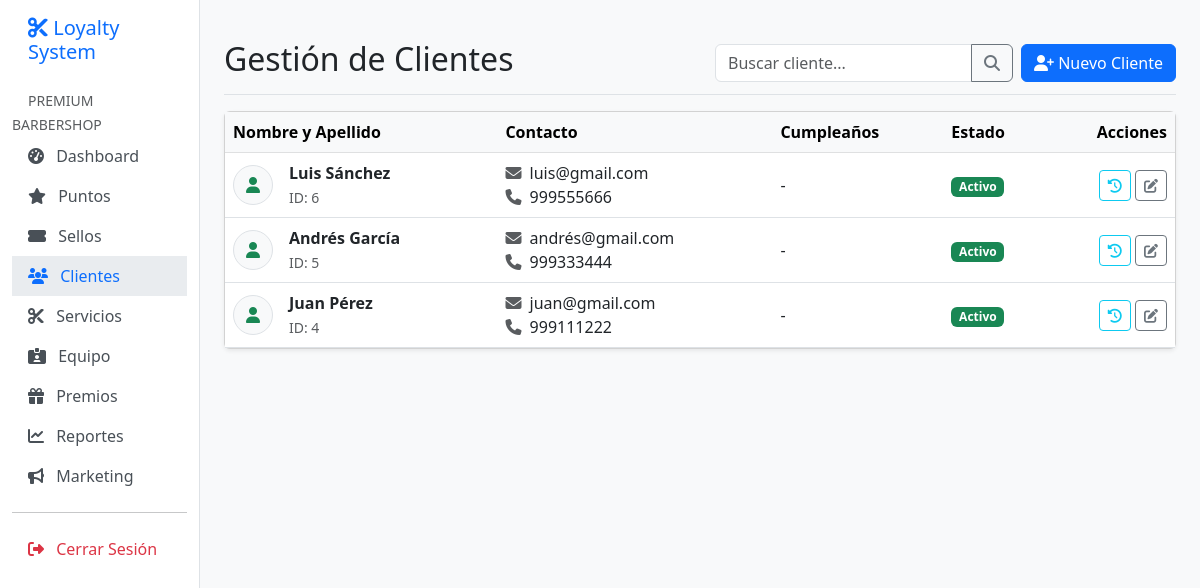
Screenshot of /app/customers/ (signed in) with the database file from the repository.
### apps/core/models.py (models this page shows, shortened)
class Organization(models.Model):
    name = models.CharField(max_length=255, verbose_name="Nombre del Negocio")
    slug = models.SlugField(max_length=255, unique=True, verbose_name="Slug URL")
    owner = models.ForeignKey(
        settings.AUTH_USER_MODEL,
        on_delete=models.PROTECT,
        related_name='owned_organizations',
        verbose_name="Dueño"
    )
    logo = models.ImageField(upload_to='logos/', null=True, blank=True, verbose_name="Logo")
    primary_color = models.CharField(max_length=7, default='#3B82F6', verbose_name="Color Primario")
    timezone = models.CharField(max_length=50, default='America/Lima', verbose_name="Zona Horaria")
    currency = models.CharField(max_length=3, default='PEN', verbose_name="Moneda")
    is_active = models.BooleanField(default=True, verbose_name="Activo")
    created_at = models.DateTimeField(auto_now_add=True, verbose_name="Creado el")
    updated_at = models.DateTimeField(auto_now=True, verbose_name="Actualizado el")
    class Meta:
        verbose_name = "Organización"
        verbose_name_plural = "Organizaciones"

### apps/users/models.py (models this page shows, shortened)
class User(AbstractUser):
    email = models.EmailField(unique=True, verbose_name="Correo Electrónico")
    is_owner = models.BooleanField(default=False, verbose_name="Es Dueño")
    is_staff_member = models.BooleanField(default=False, verbose_name="Es Trabajador")
    is_customer = models.BooleanField(default=False, verbose_name="Es Cliente")
    organization = models.ForeignKey(
        'core.Organization',
        on_delete=models.CASCADE,
        null=True,
        blank=True,
        related_name='users',
        verbose_name="Organización"
    )
    phone = models.CharField(max_length=20, blank=True, null=True, verbose_name="Teléfono")
    avatar = models.ImageField(upload_to='avatars/', blank=True, null=True, verbose_name="Avatar")
    USERNAME_FIELD = 'email'
    REQUIRED_FIELDS = ['username']
    class Meta:
        verbose_name = "Usuario"
        verbose_name_plural = "Usuarios"

### apps/customers/models.py (models this page shows, shortened)
class Customer(TenantAwareModel):
    first_name = models.CharField(max_length=150, verbose_name="Nombres")
    last_name = models.CharField(max_length=150, verbose_name="Apellidos")
    email = models.EmailField(blank=True, null=True, verbose_name="Correo Electrónico")
    phone = models.CharField(max_length=20, blank=True, null=True, verbose_name="Teléfono / WhatsApp")
    birth_day = models.PositiveSmallIntegerField(blank=True, null=True, verbose_name="Día de Nacimiento")
    birth_month = models.PositiveSmallIntegerField(blank=True, null=True, verbose_name="Mes de Nacimiento")
    birth_year = models.PositiveIntegerField(blank=True, null=True, verbose_name="Año de Nacimiento")
    notes = models.TextField(blank=True, verbose_name="Notas Internas")
    is_active = models.BooleanField(default=True, verbose_name="Activo")
    created_at = models.DateTimeField(auto_now_add=True)
    updated_at = models.DateTimeField(auto_now=True)
    class Meta:
        verbose_name = "Cliente"
        verbose_name_plural = "Clientes"
        ordering = ['-created_at']
    @property
    def full_name(self):
        return f"{self.first_name} {self.last_name}"
    @property
    def birthday_display(self):
        if not self.birth_day or not self.birth_month:
            return "-"

### apps/customers/views.py (the view)
# urls.py: path('', views.customer_list, name='customer_list'),
@login_required
def customer_list(request):
    if not hasattr(request, 'tenant') or not request.tenant:
         return redirect('users:login')
    customers = Customer.objects.filter(organization=request.tenant)
    context = {
        'customers': customers,
        'title': 'Gestión de Clientes'
    }
    return render(request, 'customers/customer_list.html', context)

### apps/core/models.py (called while the page is built)
def set_current_tenant(tenant):
    _thread_locals.tenant = tenant

### apps/customers/templates/customers/customer_list.html (shortened to what this page needs)
{% extends 'base.html' %}
{% block content %}
<div class="d-flex justify-content-between flex-wrap flex-md-nowrap align-items-center pt-3 pb-2 mb-3 border-bottom">
    <h1 class="h2">{{ title }}</h1>
    <div class="btn-toolbar mb-2 mb-md-0">
        <div class="input-group me-2">
            <input type="text" class="form-control" placeholder="Buscar cliente..." aria-label="Buscar">
            <button class="btn btn-outline-secondary" type="button"><i class="fas fa-search"></i></button>
        </div>
        <a href="{% url 'customers:customer_create' %}" class="btn btn-primary">
            <i class="fas fa-user-plus"></i> Nuevo Cliente
        </a>
    </div>
</div>
<div class="card shadow-sm">
    <div class="table-responsive">
        <table class="table table-hover align-middle mb-0">
            <thead class="table-light">
                <tr>
                    <th>Nombre y Apellido</th>
                    <th>Contacto</th>
                    <th>Cumpleaños</th>
                    <th>Estado</th>
                    <th class="text-end">Acciones</th>
                </tr>
            </thead>
            <tbody>
                {% for customer in customers %}
                <tr>
                    <td>
                        <div class="d-flex align-items-center">
                            <div class="rounded-circle bg-light text-success d-flex justify-content-center align-items-center me-3 border" style="width: 40px; height: 40px;">
                                <i class="fas fa-user"></i>
                            </div>
                            <div>
                                <div class="fw-bold">{{ customer.full_name }}</div>
                                <small class="text-muted">ID: {{ customer.id }}</small>
                            </div>
                        </div>
                    </td>
                    <td>
                        <div><i class="fas fa-envelope text-muted me-1"></i> {{ customer.email|default:"-" }}</div>
                        <div><i class="fas fa-phone text-muted me-1"></i> {{ customer.phone|default:"-" }}</div>
                    </td>
                    <td>{{ customer.birthday_display }}</td>
                    <td>
                        {% if customer.is_active %}
                        <span class="badge bg-success">Activo</span>
                        {% else %}
                        <span class="badge bg-secondary">Inactivo</span>
                        {% endif %}
                    </td>
                    <td class="text-end">
                        <a href="#" class="btn btn-sm btn-outline-info" title="Historial">
                            <i class="fas fa-history"></i>
                        </a>
                        <a href="{% url 'customers:customer_edit' customer.pk %}" class="btn btn-sm btn-outline-secondary" title="Editar">
                            <i class="fas fa-edit"></i>
                        </a>
                    </td>
                </tr>
                {% endfor %}
            </tbody>
        </table>
    </div>
</div>
{% endblock %}

### templates/base.html (shortened to what this page needs)
<!DOCTYPE html>
<html lang="es-pe">
<head>
    <link href="https://cdn.jsdelivr.net/npm/bootstrap@5.3.0/dist/css/bootstrap.min.css" rel="stylesheet">
    <link rel="stylesheet" href="https://cdnjs.cloudflare.com/ajax/libs/font-awesome/6.4.0/css/all.min.css">
</head>
<body>
<div class="container-fluid">
    <div class="row">
        {% if user.is_authenticated %}
        <nav id="sidebar" class="col-md-3 col-lg-2 d-md-block sidebar collapse pt-3">
            <div class="position-sticky">
                <h5 class="px-3 mb-4 text-primary"><i class="fas fa-cut"></i> Loyalty System</h5>
                <ul class="nav flex-column">
                    {% if request.tenant %}
                    <li class="nav-item">
                        <small class="text-muted px-3 text-uppercase">{{ request.tenant.name|default:user.organization.name }}</small>
                    </li>
                    <li class="nav-item">
                        <a class="nav-link {% if request.resolver_match.app_name == 'core' and request.resolver_match.url_name == 'dashboard' %}active{% endif %}" href="{% url 'core:dashboard' %}">
                            <i class="fas fa-tachometer-alt me-2"></i> Dashboard
                        </a>
                    </li>
                    <li class="nav-item">
                        <a class="nav-link {% if 'loyalty' in request.path %}active{% endif %}" href="{% url 'loyalty:transaction_list' %}">
                            <i class="fas fa-star me-2"></i> Puntos
                        </a>
                    </li>
                    <li class="nav-item">
                        <a class="nav-link {% if 'stamps' in request.path %}active{% endif %}" href="{% url 'stamps:card_list' %}">
                            <i class="fas fa-ticket-alt me-2"></i> Sellos
                        </a>
                    </li>
                    <li class="nav-item">
                        <a class="nav-link {% if 'customers' in request.path %}active{% endif %}" href="{% url 'customers:customer_list' %}">
                            <i class="fas fa-users me-2"></i> Clientes
                        </a>
                    </li>
                    <li class="nav-item">
                        <a class="nav-link {% if 'services' in request.path %}active{% endif %}" href="{% url 'services:service_list' %}">
                            <i class="fas fa-cut me-2"></i> Servicios
                        </a>
                    </li>
                    {% if user.is_owner %}
                    <li class="nav-item">
                        <a class="nav-link {% if 'workers' in request.path %}active{% endif %}" href="{% url 'users:worker_list' %}">
                            <i class="fas fa-id-card-alt me-2"></i> Equipo
                        </a>
                    </li>
                    {% endif %}
                    <li class="nav-item">
                        <a class="nav-link {% if 'rewards' in request.path %}active{% endif %}" href="{% url 'rewards:reward_list' %}">
                            <i class="fas fa-gift me-2"></i> Premios
                        </a>
                    </li>
                    <li class="nav-item">
                        <a class="nav-link {% if 'reports' in request.path %}active{% endif %}" href="{% url 'reports:transaction_report' %}">
                            <i class="fas fa-chart-line me-2"></i> Reportes
                        </a>
                    </li>
                    <li class="nav-item">
                        <a class="nav-link {% if 'campaigns' in request.path %}active{% endif %}" href="{% url 'campaigns:campaign_list' %}">
                            <i class="fas fa-bullhorn me-2"></i> Marketing
                        </a>
                    </li>
                    {% endif %}
                    <hr>
                    <li class="nav-item">
                        <form action="{% url 'users:logout' %}" method="post">
                            <button type="submit" class="nav-link border-0 bg-transparent text-danger">
                                <i class="fas fa-sign-out-alt me-2"></i> Cerrar Sesión
                            </button>
                        </form>
                    </li>
                </ul>
            </div>
        </nav>
        {% endif %}
        <main class="{% if user.is_authenticated %}col-md-9 ms-sm-auto col-lg-10 px-md-4{% else %}col-12{% endif %} py-4">
            {% block content %}{% endblock %}
        </main>
    </div>
</div>
</body>
</html>

### templates/base.html (style rules this page uses)
body { background-color: #f8f9fa; }
.sidebar { min-height: 100vh; background-color: #ffffff; border-right: 1px solid #dee2e6; }
.nav-link { color: #495057; font-weight: 500; }
.nav-link.active { color: #0d6efd; background-color: #e9ecef; }

### rows the page displays
Organization: tenant.name "PREMIUM BARBERSHOP"
Customer: full_name "Luis Sánchez", id "6", email "luis@gmail.com", phone "999555666", birthday_display "-", is_active "Activo"
Customer: full_name "Andrés García", id "5", email "andrés@gmail.com", phone "999333444", birthday_display "-", is_active "Activo"
Customer: full_name "Juan Pérez", id "4", email "juan@gmail.com", phone "999111222", birthday_display "-", is_active "Activo"

### other values shown
{{ title }} "Gestión de Clientes"
